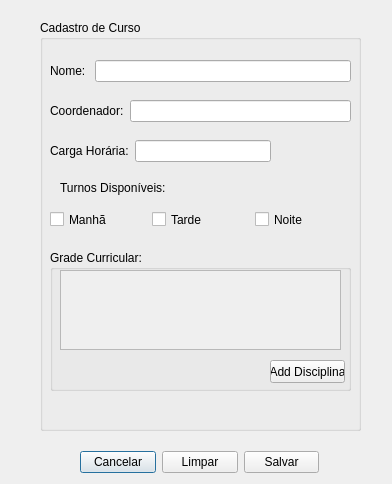
<?xml version="1.0" encoding="UTF-8"?>
<ui version="4.0">
 <class>cadastrocursos</class>
 <widget class="QDialog" name="cadastrocursos">
  <property name="geometry">
   <rect>
    <x>0</x>
    <y>0</y>
    <width>392</width>
    <height>484</height>
   </rect>
  </property>
  <property name="windowTitle">
   <string>Dialog</string>
  </property>
  <widget class="QWidget" name="layoutWidget_5">
   <property name="geometry">
    <rect>
     <x>80</x>
     <y>450</y>
     <width>239</width>
     <height>25</height>
    </rect>
   </property>
   <layout class="QHBoxLayout" name="horizontalLayout_10">
    <item>
     <widget class="QPushButton" name="btCancelar">
      <property name="text">
       <string>Cancelar</string>
      </property>
     </widget>
    </item>
    <item>
     <widget class="QPushButton" name="btLimpar">
      <property name="text">
       <string>Limpar</string>
      </property>
     </widget>
    </item>
    <item>
     <widget class="QPushButton" name="btSalvar">
      <property name="text">
       <string>Salvar</string>
      </property>
     </widget>
    </item>
   </layout>
  </widget>
  <widget class="QGroupBox" name="groupBox">
   <property name="geometry">
    <rect>
     <x>40</x>
     <y>20</y>
     <width>321</width>
     <height>411</height>
    </rect>
   </property>
   <property name="title">
    <string>Cadastro de Curso</string>
   </property>
   <widget class="QWidget" name="layoutWidget">
    <property name="geometry">
     <rect>
      <x>10</x>
      <y>40</y>
      <width>301</width>
      <height>22</height>
     </rect>
    </property>
    <layout class="QHBoxLayout" name="horizontalLayout">
     <item>
      <widget class="QLabel" name="label">
       <property name="text">
        <string>Nome: </string>
       </property>
      </widget>
     </item>
     <item>
      <widget class="QLineEdit" name="leNome"/>
     </item>
    </layout>
   </widget>
   <widget class="QWidget" name="layoutWidget_2">
    <property name="geometry">
     <rect>
      <x>10</x>
      <y>80</y>
      <width>301</width>
      <height>22</height>
     </rect>
    </property>
    <layout class="QHBoxLayout" name="horizontalLayout_2">
     <item>
      <widget class="QLabel" name="label_2">
       <property name="text">
        <string>Coordenador:</string>
       </property>
      </widget>
     </item>
     <item>
      <widget class="QLineEdit" name="leCoord"/>
     </item>
    </layout>
   </widget>
   <widget class="QWidget" name="layoutWidget_3">
    <property name="geometry">
     <rect>
      <x>10</x>
      <y>120</y>
      <width>221</width>
      <height>22</height>
     </rect>
    </property>
    <layout class="QHBoxLayout" name="horizontalLayout_3">
     <item>
      <widget class="QLabel" name="label_3">
       <property name="text">
        <string>Carga Horária:</string>
       </property>
      </widget>
     </item>
     <item>
      <widget class="QLineEdit" name="leCargaH"/>
     </item>
    </layout>
   </widget>
   <widget class="QWidget" name="layoutWidget_4">
    <property name="geometry">
     <rect>
      <x>10</x>
      <y>190</y>
      <width>301</width>
      <height>19</height>
     </rect>
    </property>
    <layout class="QHBoxLayout" name="horizontalLayout_9">
     <item>
      <widget class="QCheckBox" name="checkBox">
       <property name="text">
        <string>Manhã</string>
       </property>
      </widget>
     </item>
     <item>
      <widget class="QCheckBox" name="checkBox_2">
       <property name="text">
        <string>Tarde</string>
       </property>
      </widget>
     </item>
     <item>
      <widget class="QCheckBox" name="checkBox_3">
       <property name="text">
        <string>Noite</string>
       </property>
      </widget>
     </item>
    </layout>
   </widget>
   <widget class="QLabel" name="label_9">
    <property name="geometry">
     <rect>
      <x>20</x>
      <y>160</y>
      <width>121</width>
      <height>16</height>
     </rect>
    </property>
    <property name="text">
     <string>Turnos Disponíveis:</string>
    </property>
   </widget>
   <widget class="QGroupBox" name="groupBox_2">
    <property name="geometry">
     <rect>
      <x>10</x>
      <y>230</y>
      <width>301</width>
      <height>141</height>
     </rect>
    </property>
    <property name="title">
     <string>Grade Curricular:</string>
    </property>
    <widget class="QScrollArea" name="scrollGrade">
     <property name="geometry">
      <rect>
       <x>10</x>
       <y>20</y>
       <width>281</width>
       <height>80</height>
      </rect>
     </property>
     <property name="widgetResizable">
      <bool>true</bool>
     </property>
     <widget class="QWidget" name="scrollAreaWidgetContents">
      <property name="geometry">
       <rect>
        <x>0</x>
        <y>0</y>
        <width>279</width>
        <height>78</height>
       </rect>
      </property>
     </widget>
    </widget>
    <widget class="QPushButton" name="btAddDisciplina">
     <property name="geometry">
      <rect>
       <x>220</x>
       <y>110</y>
       <width>75</width>
       <height>23</height>
      </rect>
     </property>
     <property name="text">
      <string>Add Disciplina</string>
     </property>
    </widget>
   </widget>
  </widget>
 </widget>
 <resources/>
 <connections/>
</ui>
